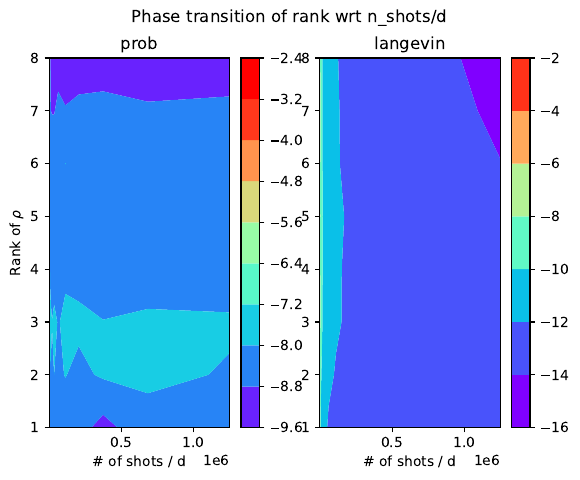

This chart was generated by the following Python code:
import sys
sys.path.append("../../")

import numpy as np
import matplotlib.pyplot as plt
from src.utils import compute_error
from src.metropolis_hastings import run_MH
from src.proj_langevin import run_PL
from src.data_generation import generate_data
from src.utils import dump_run_information

"""
Plots a phase transition, with n_shots/d on the x axis, and the rank of rho on y. Each point corresponds to the error for that combination.
Here, d is kept constant.
"""
def run_experiment(savefig=True):
    seed = 0
    n = 3
    d = 2**n
    n_meas = d*d
    rho_ranks = np.array(list(range(1, d+1)), dtype=int)
    shots = np.logspace(2, 7, 20, True, 10, dtype=np.int64)
    n_iter = 2000
    n_burnin = 500
    
    accs_prob = np.zeros((len(shots), len(rho_ranks)))
    accs_pl = np.zeros((len(shots), len(rho_ranks)))

    for i, n_shots in enumerate(shots):
        for j, rho_rank in enumerate(rho_ranks):
            rho_true, As, y_hat = generate_data(n, n_meas, n_shots, rho_type=rho_rank, seed=seed)
            As_flat = np.zeros((n_meas, 2**n * 2**n), dtype = np.complex128)
            for k in range(n_meas):
                As_flat[k,:] = As[:,:,k].flatten(order="C")
            _, rho_last_prob, _ = run_MH(n, n_meas, n_shots, rho_true, As_flat, y_hat, n_iter, n_burnin)
            _, rho_avg_pl, _  = run_PL(n, n_meas, n_shots, rho_rank, As, y_hat, n_iter, n_burnin)
            
            accs_prob[i,j] = np.log(compute_error(rho_last_prob, rho_true))
            accs_pl[i,j] = np.log(compute_error(rho_avg_pl, rho_true))
    
    
    xv, yv = np.meshgrid(shots/d, rho_ranks, indexing="ij")
    fig, axs = plt.subplots(1, 2)
    fig.suptitle("Phase transition of rank wrt n_shots/d")
    c1 = axs[0].contourf(xv, yv, accs_prob, cmap=plt.cm.rainbow,# type: ignore
                  vmin=accs_prob.min(), vmax=accs_prob.max())
    c2 = axs[1].contourf(xv, yv, accs_pl, cmap=plt.cm.rainbow,# type: ignore
                  vmin=accs_pl.min(), vmax=accs_pl.max())
    axs[0].set_title("prob")
    axs[0].set_xlabel("# of shots / d")
    axs[0].set_ylabel(r"Rank of $\rho$")

    axs[1].set_title("langevin")
    axs[1].set_xlabel("# of shots / d")

    
    plt.colorbar(mappable=c1, ax=axs[0])
    plt.colorbar(mappable=c2, ax=axs[1])

    if savefig:
        plt.savefig(f"phase_transition_shots.pdf", bbox_inches="tight")
    plt.show()

    dump_run_information("phase_transition_shots", {"shots": np.repeat(shots, len(rho_ranks)), "ranks": np.tile(rho_ranks, len(shots)), "acc_pl": accs_pl.flatten(), "acc_prob": accs_prob.flatten()})

    plt.show()
if __name__ == "__main__":
    run_experiment()
